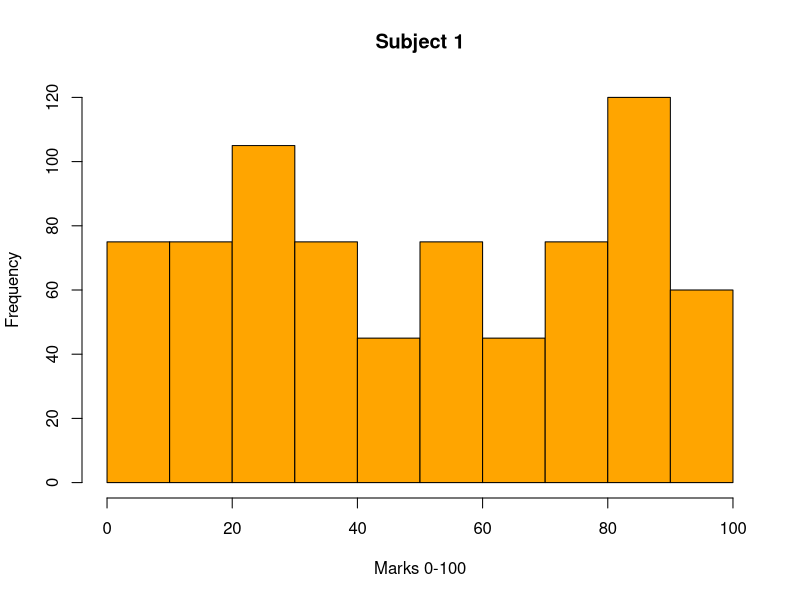
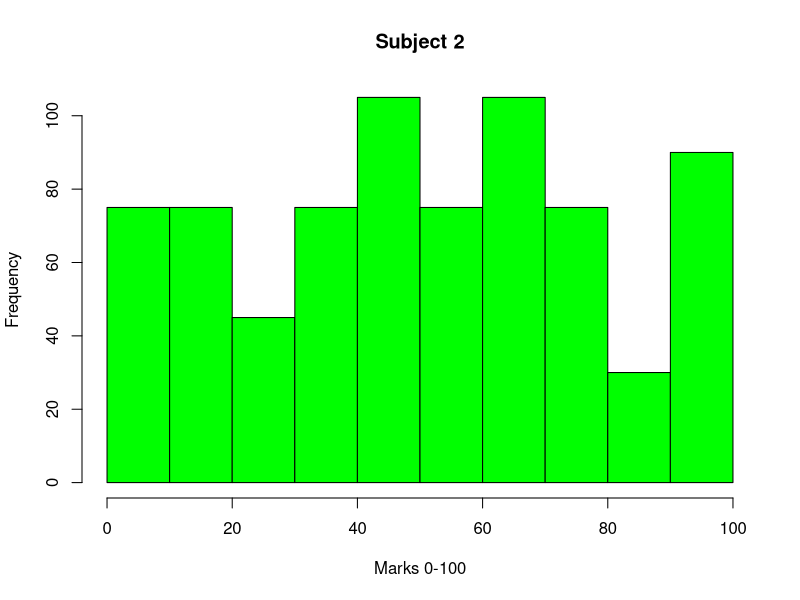
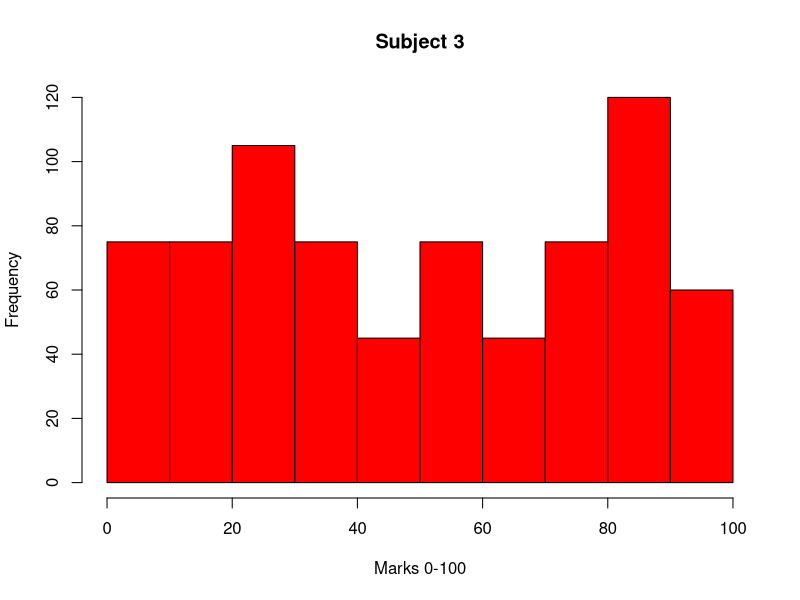
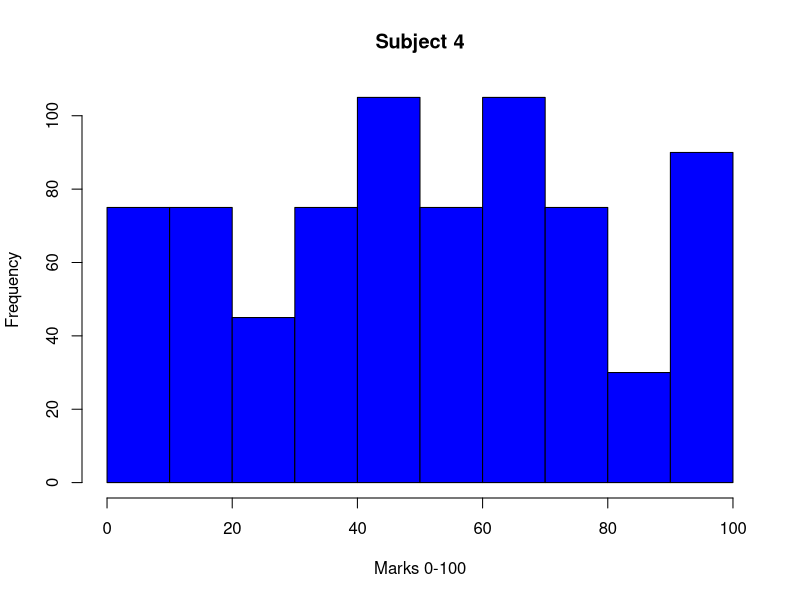
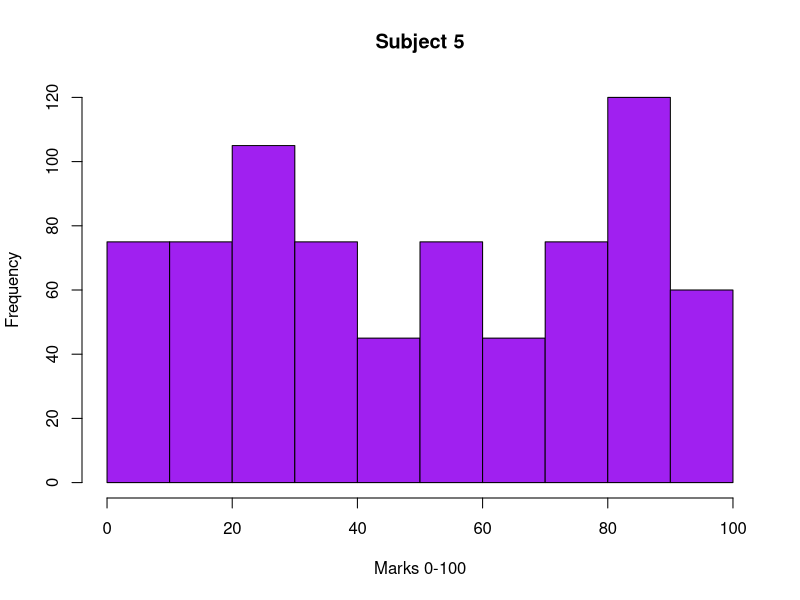
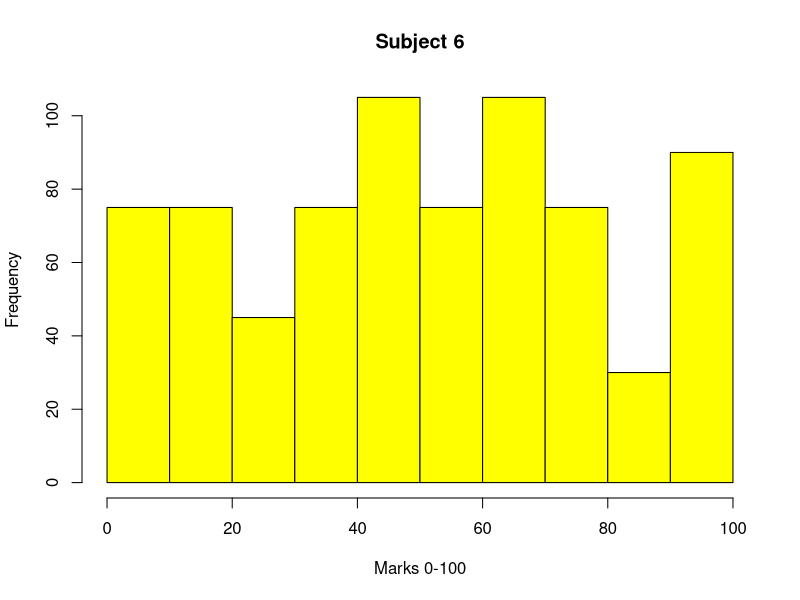

Generate these figures, in order, with R:
#create 750 x 6 matrix
all_marks <- matrix(nrow=750, ncol=6)
# set arbitrary seed in 1st row (or for first student)
all_marks[1,] = c(89, 34, 99, 100, 78, 88)
a <- 43
c <- 17
m <- 101
#generate scores for each student based on seed using LCM method
for(i in 2:750){
  new_z <- (all_marks[i-1,]*a + c)%%m
  all_marks[i,] = new_z
}

#add all subject of each student and find mean, median, standard deviation
student_total <- matrix(nrow = 750, ncol = 1)
student_total = all_marks[,1] + all_marks[,2] + all_marks[,3] + all_marks[,4] + all_marks[,5] + all_marks[,6]
stu_mean <- mean(student_total)
stu_median <- median(student_total)
stu_sd <- median(student_total)

print(stu_mean)
print(stu_median)
print(stu_sd)

colnames(all_marks) <- c("Sub1", "Sub2", "Sub3", "Sub4", "Sub5", "Sub6")

#draw histogram of each subject
hist(all_marks[,1],
     main="Subject 1",
     xlab="Marks 0-100",
     col="orange")

hist(all_marks[,2],
     main="Subject 2",
     xlab="Marks 0-100",
     col="green")

hist(all_marks[,3],
     main="Subject 3",
     xlab="Marks 0-100",
     col="red")

hist(all_marks[,4],
     main="Subject 4",
     xlab="Marks 0-100",
     col="blue")

hist(all_marks[,5],
     main="Subject 5",
     xlab="Marks 0-100",
     col="purple")

hist(all_marks[,6],
     main="Subject 6",
     xlab="Marks 0-100",
     col="yellow")

#mean of each subject in 1x6 matrix
mean_subj <- matrix(nrow=1, ncol=6)
mean_subj[1,1] = mean(all_marks[,1])
mean_subj[1,2] = mean(all_marks[,2])
mean_subj[1,3] = mean(all_marks[,3])
mean_subj[1,4] = mean(all_marks[,4])
mean_subj[1,5] = mean(all_marks[,5])
mean_subj[1,6] = mean(all_marks[,6])

#median of each subject in 1x6 matrix
med_sub <- matrix(nrow=1, ncol=6)
med_sub[1,1] = median(all_marks[,1])
med_sub[1,2] = median(all_marks[,2])
med_sub[1,3] = median(all_marks[,3])
med_sub[1,4] = median(all_marks[,4])
med_sub[1,5] = median(all_marks[,5])
med_sub[1,6] = median(all_marks[,6])

#standard deviation of each subject in 1x6 matrix
std_sub <- matrix(nrow=1, ncol=6)
std_sub[1,1] = sd(all_marks[,1])
std_sub[1,2] = sd(all_marks[,2])
std_sub[1,3] = sd(all_marks[,3])
std_sub[1,4] = sd(all_marks[,4])
std_sub[1,5] = sd(all_marks[,5])
std_sub[1,6] = sd(all_marks[,6])


